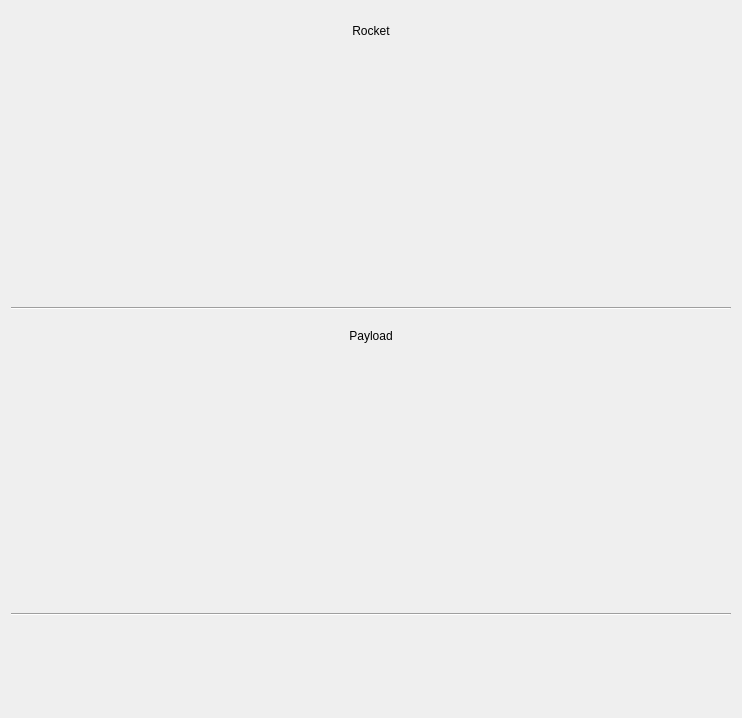
<?xml version="1.0" encoding="UTF-8"?>
<ui version="4.0">
 <class>RadioPerformanceWindow</class>
 <widget class="QWidget" name="RadioPerformanceWindow">
  <property name="geometry">
   <rect>
    <x>0</x>
    <y>0</y>
    <width>742</width>
    <height>718</height>
   </rect>
  </property>
  <property name="windowTitle">
   <string>RadioPerformanceWindow</string>
  </property>
  <layout class="QGridLayout" name="gridLayout" rowstretch="1,3,3,1,1,3,3,1,1,1">
   <item row="1" column="1">
    <widget class="ThroughputDisplayWidget" name="RocketPacketSpeed" native="true"/>
   </item>
   <item row="5" column="1">
    <widget class="ThroughputDisplayWidget" name="PayloadPacketSpeed" native="true"/>
   </item>
   <item row="8" column="0" colspan="2">
    <widget class="RSSIWidget" name="RSSI" native="true"/>
   </item>
   <item row="0" column="0" colspan="2">
    <widget class="QLabel" name="label">
     <property name="text">
      <string>Rocket</string>
     </property>
     <property name="alignment">
      <set>Qt::AlignmentFlag::AlignCenter</set>
     </property>
    </widget>
   </item>
   <item row="6" column="1">
    <widget class="ThroughputDisplayWidget" name="PayloadByteSpeed" native="true"/>
   </item>
   <item row="2" column="0">
    <widget class="ThroughputDisplayWidget" name="RocketByteCount" native="true"/>
   </item>
   <item row="6" column="0">
    <widget class="ThroughputDisplayWidget" name="PayloadByteCount" native="true"/>
   </item>
   <item row="5" column="0">
    <widget class="ThroughputDisplayWidget" name="PayloadPacketCount" native="true"/>
   </item>
   <item row="2" column="1">
    <widget class="ThroughputDisplayWidget" name="RocketByteSpeed" native="true"/>
   </item>
   <item row="3" column="0" colspan="2">
    <widget class="Line" name="line">
     <property name="orientation">
      <enum>Qt::Orientation::Horizontal</enum>
     </property>
    </widget>
   </item>
   <item row="1" column="0">
    <widget class="ThroughputDisplayWidget" name="RocketPacketCount" native="true"/>
   </item>
   <item row="9" column="0" colspan="2">
    <widget class="DroppedPacketsWidget" name="DroppedPackets" native="true"/>
   </item>
   <item row="7" column="0" colspan="2">
    <widget class="Line" name="line_2">
     <property name="orientation">
      <enum>Qt::Orientation::Horizontal</enum>
     </property>
    </widget>
   </item>
   <item row="4" column="0" colspan="2">
    <widget class="QLabel" name="label_2">
     <property name="text">
      <string>Payload</string>
     </property>
     <property name="alignment">
      <set>Qt::AlignmentFlag::AlignCenter</set>
     </property>
    </widget>
   </item>
  </layout>
 </widget>
 <customwidgets>
  <customwidget>
   <class>DroppedPacketsWidget</class>
   <extends>QWidget</extends>
   <header>Frontend/Widgets/RadioPerformanceWidgets/droppedpacketswidget.h</header>
   <container>1</container>
  </customwidget>
  <customwidget>
   <class>RSSIWidget</class>
   <extends>QWidget</extends>
   <header>Frontend/Widgets/RadioPerformanceWidgets/rssiwidget.h</header>
   <container>1</container>
  </customwidget>
  <customwidget>
   <class>ThroughputDisplayWidget</class>
   <extends>QWidget</extends>
   <header>Frontend/Widgets/RadioPerformanceWidgets/ThroughputDisplayWidget.h</header>
   <container>1</container>
  </customwidget>
 </customwidgets>
 <resources/>
 <connections/>
</ui>
